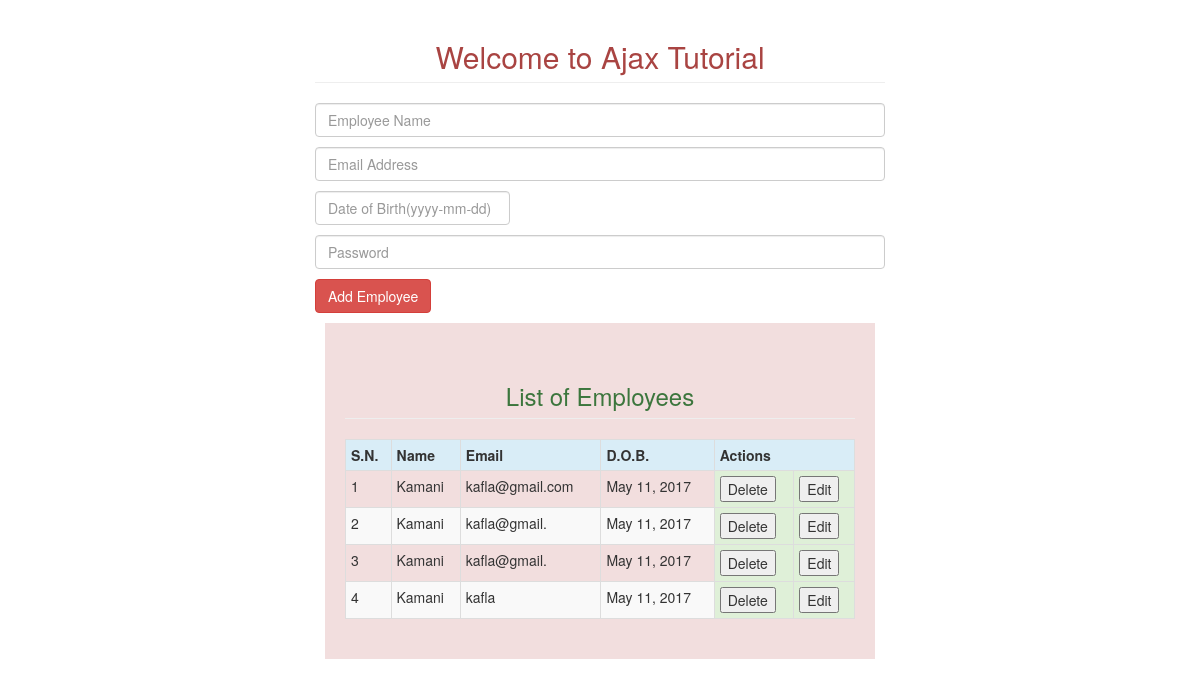
The page / on the database its author committed.
### ajaxit/models.py (models this page shows)
class Employees(models.Model):
    emp_name = models.CharField(max_length=100)
    emp_email = models.CharField(max_length=100)
    emp_dob = models.DateField()
    emp_pass = models.CharField(max_length=100)

### ajaxit/views.py (the view, shortened to what this page needs)
# urls.py: url(r'^$', views.index, name='index'),
def index(request):
    emp_list=Employees.objects.all()
    form = EmployeeForm()
    if not emp_list:
        return render(request, 'ajaxit/index.html', {'form': form})
    else:
        return render(request, 'ajaxit/index.html', {'form': form,'empx':emp_list})

### ajaxit/forms.py
class EmployeeForm(forms.ModelForm):
    emp_name = forms.CharField(
        widget=forms.TextInput(attrs={'class': 'form-control play', 'placeholder': 'Employee Name','required':'true'}),
        label='')
    emp_email = forms.CharField(
        widget=forms.EmailInput(attrs={'class': 'form-control play', 'placeholder': 'Email Address','required':'true'}),
        label='')
    emp_dob = forms.DateField(
        widget=forms.DateInput(format="%d-%m-%Y",attrs={'class': 'form-control play', 'placeholder': 'Date of Birth(yyyy-mm-dd)','required':'true'}),
        label='')
    emp_pass = forms.CharField(
        widget=forms.PasswordInput(attrs={'class': 'form-control play', 'placeholder': 'Password','required':'true'}),
        label='')
    class Meta:
        model = Employees
        fields = ['emp_name', 'emp_email', 'emp_dob', 'emp_pass']

### ajaxit/templates/ajaxit/index.html (shortened to what this page needs)
<!DOCTYPE html>
{% load bootstrap3 %}
{%load staticfiles%}
<html lang="en">
<head>
        <link href="{%static 'css/iao-alert.css'%}" rel="stylesheet"/>
        {% bootstrap_css %}
    <link href="https://maxcdn.bootstrapcdn.com/font-awesome/4.7.0/css/font-awesome.min.css" rel="stylesheet"/>
        <link href="{%static 'css/styles.css'%}" rel="stylesheet"/>
<link href="{%static 'css/dcalendar.picker.css'%}" rel="stylesheet"/>
 </head>
<body>
{%if form%}
<div class="col-sm-6">
<h2 class="text-center page-header text-danger">Welcome to Ajax Tutorial</h2>
{{form.as_p}}
<button id="emp_add" class="btn btn-danger btn-md">Add Employee</button>
    {%if empx%}
    <div class="bg-danger" id="emplist">
    <h3 class="text-success text-center page-header">List of Employees</h3>
        <table class="table table-striped table-hover table-bordered table-condensed">
        <tr><th class='info'>S.N.</th><th class='info'>Name</th><th class='info'>Email</th><th class='info'>D.O.B.</th><th class='info' colspan='2'>Actions</th></tr>
        {%for employee in empx%}
            <tr>
                <td>{{forloop.counter}}</td>
                <td>{{employee.emp_name}}</td>
                <td>{{employee.emp_email}}</td>
                <td>{{employee.emp_dob}}</td>
                <td class='success'><button onClick='del({{employee.id}})'>Delete</button></td>
                <td class='success'><button name='editbtn' onClick='edit({{employee.id}})'>Edit</button></td>
            </tr>
        {%endfor%}
            </table>
    </div>
    {%else%}
    <div class="bg-danger" id="emplist"></div>
    {%endif%}
</div>
{%endif%}
</body>
</html>

### ajaxit/static/css/styles.css (style rules this page uses)
#emplist { padding:20px; margin:10px; }

### rows shown on the page
Employees: emp_name "Kamani", emp_email "kafla@gmail.com", emp_dob "May 11, 2017"
Employees: emp_name "Kamani", emp_email "kafla@gmail.", emp_dob "May 11, 2017"
Employees: emp_name "Kamani", emp_email "kafla@gmail.", emp_dob "May 11, 2017"
Employees: emp_name "Kamani", emp_email "kafla", emp_dob "May 11, 2017"
